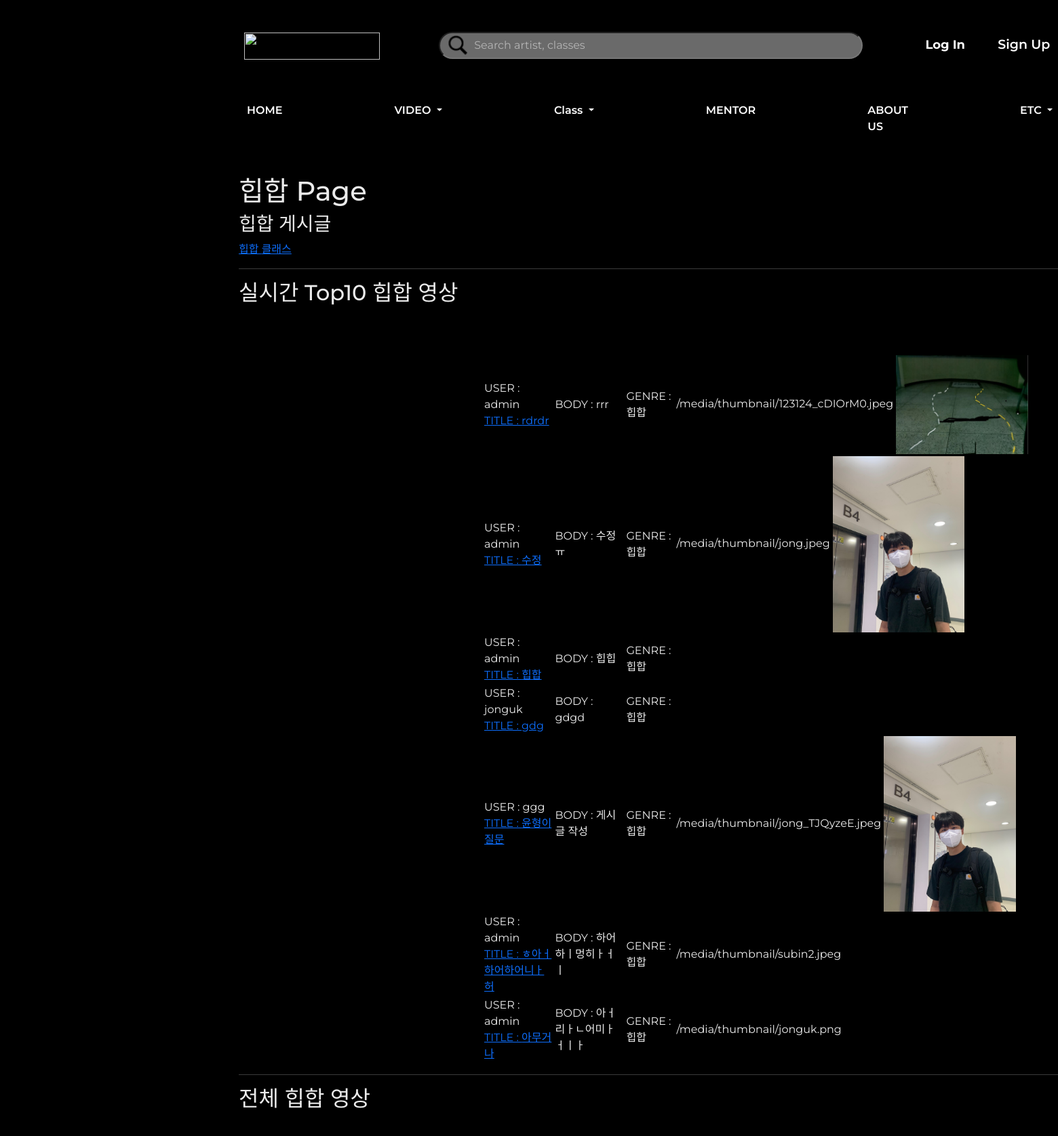
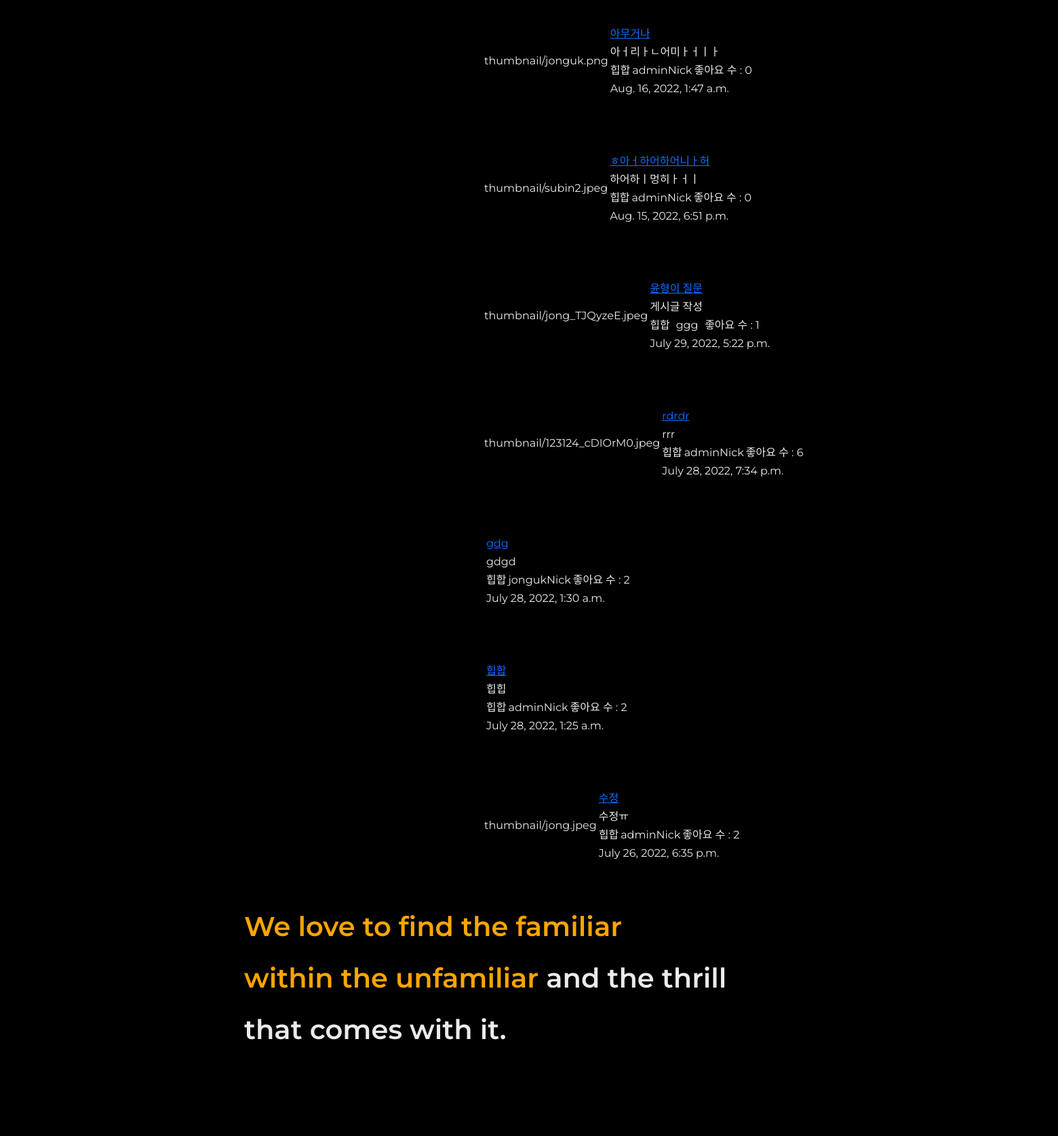
The page /genre_post?genre_id=1 on the database its author committed (2 pictures, top to bottom).
### danceapp/models.py (models this page shows, shortened)
class Genre(models.Model):
    id = models.AutoField(primary_key=True, null=False) # pk
    name = models.CharField(max_length=20) # 장르 이름
    def __str__(self):
        return self.name

class Post(models.Model):
    userId = models.ForeignKey(userProfile, on_delete=models.CASCADE) # 회원ID # User 모델의 pk를 가져옴
    title = models.CharField(max_length=200) # 제목
    body = models.TextField() # 게시물 설명
    uploadDate = models.DateTimeField(auto_now_add=True) # 처음 업로드 시간
    updateDate = models.DateTimeField(auto_now=True) # 수정 시간
    photo = models.ImageField(blank=True, null=True, upload_to='thumbnail') # 썸네일 # upload_to : static/blog_photo 로 저장해줘
    video = models.FileField(blank=True, null=True, upload_to='video') # 배포시에는 models.FilePathField()사용
    genreName = models.ForeignKey(Genre, null=True, on_delete=models.CASCADE) # 장르
    likes_user = models.ManyToManyField(userProfile, related_name='likes', blank=True) # 좋아요 누른 사람
    likes_count = models.PositiveIntegerField(default=0) # 좋아요 개수
    hits = models.PositiveIntegerField(default=0) # 조회수

### accounts/models.py (models this page shows)
class userProfile(AbstractUser):
    nickname = models.CharField(max_length=50, null=True, blank=True) # 실제 이름
    danceSkill = models.CharField(max_length=10 ,null=True, blank=True) # 상 중 하
    phoneNum = models.IntegerField(null=True, blank=True) # 핸드폰 번호
    gender = models.CharField(max_length=10 ,null=True, blank=True) # 성별
    createdAt = models.DateTimeField(auto_now_add=True) # 생성 일자
    birth = models.DateField(null=True, blank=True) # 생년월일
    profilephoto = models.ImageField(blank=True, null=True, upload_to='profilephoto') # 프사
    def __str__(self):
        return self.username

### danceapp/views.py (the view)
# urls.py: path('genre_post', views.genre_post, name='genre_post'),
def genre_post(request):
    genre_id = request.GET.get('genre_id', None)
    genre = Genre.objects.get(id=int(genre_id))
    posts = Post.objects.filter().order_by('-uploadDate')
    likes_top = Post.objects.filter(genreName=int(genre_id)).order_by('-likes_count')
    comment_form = CommentForm()
    context = {
        'genre':genre,
        'posts':posts,
        'comment_form':comment_form,
        'likes_top':likes_top,
    }
    return render(request, 'genre_post.html', context)

### danceapp/forms.py
class CommentForm(forms.ModelForm):
    class Meta:
        model = Comment
        fields = ['comment']
    def __init__(self, *args, **kwargs):
        super(CommentForm, self).__init__(*args, **kwargs)
        self.fields['comment'].widget.attrs = {
            'class': 'form-control',
            'placeholder': "댓글 입력",
            'rows':1
        }

### danceapp/templates/genre_post.html (shortened to what this page needs)
{% extends 'base.html' %}
{% block content %}
{% load static %}
<div class="container" id="main-container">
<h1>{{ genre.name }} Page</h1>
<h3>{{ genre.name }} 게시글</h3>
<a href="{% url 'genre_course' %}?genre_id={{genre.id}}">{{ genre.name}} 클래스</a>
<hr>
<h2>실시간 Top10 {{ genre.name }} 영상</h2>
<table border="1">
    {% for like_top in likes_top %}
    <tr>
        <td>USER : {{ like_top.userId }}<a href="{% url 'post_detail' like_top.id %}"><br>
            TITLE : {{ like_top.title }}</a></td>
        <td>BODY : {{ like_top.body }}</td>
        <td>GENRE : {{ like_top.genreName }}</td>
        <td>
            {% if like_top.photo %}
            {{ like_top.photo.url }}
            <img src="{{ like_top.photo.url }}" alt="" width="30%">
            {% endif %}
        </td>
    </tr>
    {% endfor %}
</table>
<hr>
<h2>전체 {{ genre.name }} 영상</h2>
<div class="main1">
    {% for post in posts %}
    {% if post.genreName.name == genre.name %}
    <div>
        <table>
            <tr>
                <td rowspan="4">{{ post.photo }}</td>
                <td colspan="3"><a href="{% url 'post_detail' post.id %}">{{ post.title }}</a></td>
            </tr>
            <tr>
                <td colspan="3">{{ post.body }}</td>
            </tr>
            <tr>
                <td>{{ post.genreName.name }}</td>
                <td>{{ post.userId.nickname }}</td>
                <td>
                    <form action="{% url 'likes' post.id %}" method="POST">
                        좋아요 수 : {{ post.likes_count }}
                    </form>
                </td>
            </tr>
            <tr>
                <td colspan="3">{{ post.uploadDate }}</td>
            </tr>
        </table>
    </div>
    {% endif %}
    {% endfor %}
</div>
</div>
{% endblock %}

### static/css/index.css (style rules this page uses)
* { font-family : 'Montserrat'; }
#body { background-color: black; }
#main-container { display: flex; min-width:70%; flex-direction: column; margin-top:50px; margin-left:340px; }
table { margin-top:63px; margin-left:360px; }
table { border-collapse: collapse; background-color: black; }
td { margin:0px 10px 20px 10px; }

### danceapp/templates/genre_post.html (style rules this page uses)
table { border: 1px solid black; }
td, th { border: 1px solid black; }
.main1 { display: grid; grid-template-columns: repeat(1, 1fr); grid-gap: 1rem; grid-auto-rows: minmax(10em, auto); justify-items: start; width: 100%; }
* { color: #ebebeb; }

### rows shown on the page
Genre: name "힙합"
Post: userId "admin", title "rdrdr", body "rrr", genreName "힙합", photo "/media/thumbnail/123124_cDIOrM0.jpeg", photo (picture), photo "thumbnail/123124_cDIOrM0.jpeg", genreName.name "힙합", userId.nickname "adminNick", likes_count "6", uploadDate "July 28, 2022, 7:34 p.m."
Post: userId "admin", title "수정", body "수정ㅠ", genreName "힙합", photo "/media/thumbnail/jong.jpeg", photo (picture), photo "thumbnail/jong.jpeg", genreName.name "힙합", userId.nickname "adminNick", likes_count "2", uploadDate "July 26, 2022, 6:35 p.m."
Post: userId "admin", title "힙합", body "힙힙", genreName "힙합", genreName.name "힙합", userId.nickname "adminNick", likes_count "2", uploadDate "July 28, 2022, 1:25 a.m."
Post: userId "jonguk", title "gdg", body "gdgd", genreName "힙합", genreName.name "힙합", userId.nickname "jongukNick", likes_count "2", uploadDate "July 28, 2022, 1:30 a.m."
Post: userId "ggg", title "윤형이 질문", body "게시글 작성", genreName "힙합", photo "/media/thumbnail/jong_TJQyzeE.jpeg", photo (picture), photo "thumbnail/jong_TJQyzeE.jpeg", genreName.name "힙합", userId.nickname "ggg", likes_count "1", uploadDate "July 29, 2022, 5:22 p.m."
Post: userId "admin", title "ㅎ아ㅓ하어하어니ㅏ허", body "하어하ㅣ멍히ㅏㅓㅣ", genreName "힙합", photo "/media/thumbnail/subin2.jpeg", photo "thumbnail/subin2.jpeg", genreName.name "힙합", userId.nickname "adminNick", likes_count "0", uploadDate "Aug. 15, 2022, 6:51 p.m."
Post: userId "admin", title "아무거나", body "아ㅓ리ㅏㄴ어미ㅏㅓㅣㅏ", genreName "힙합", photo "/media/thumbnail/jonguk.png", photo "thumbnail/jonguk.png", genreName.name "힙합", userId.nickname "adminNick", likes_count "0", uploadDate "Aug. 16, 2022, 1:47 a.m."
